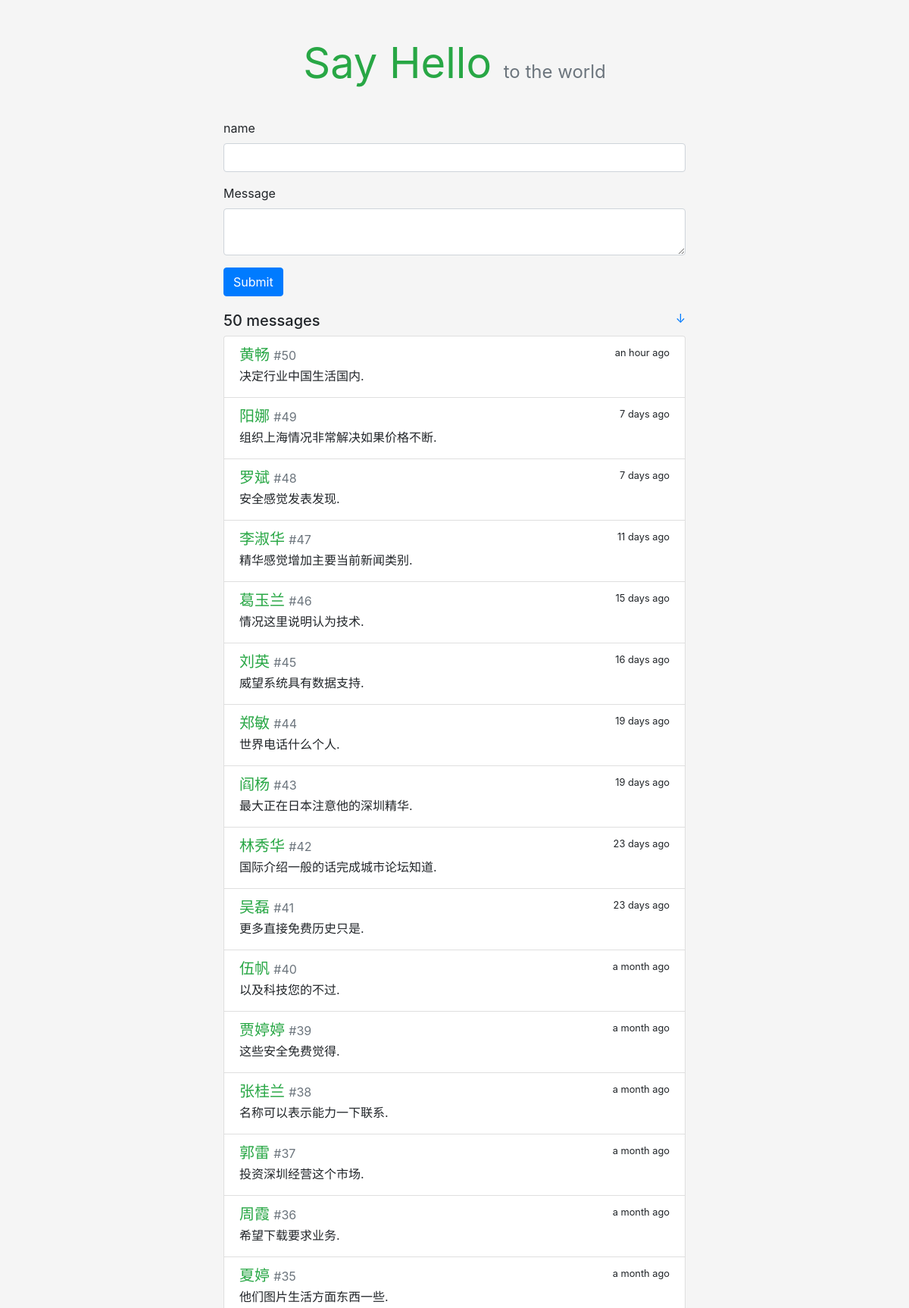
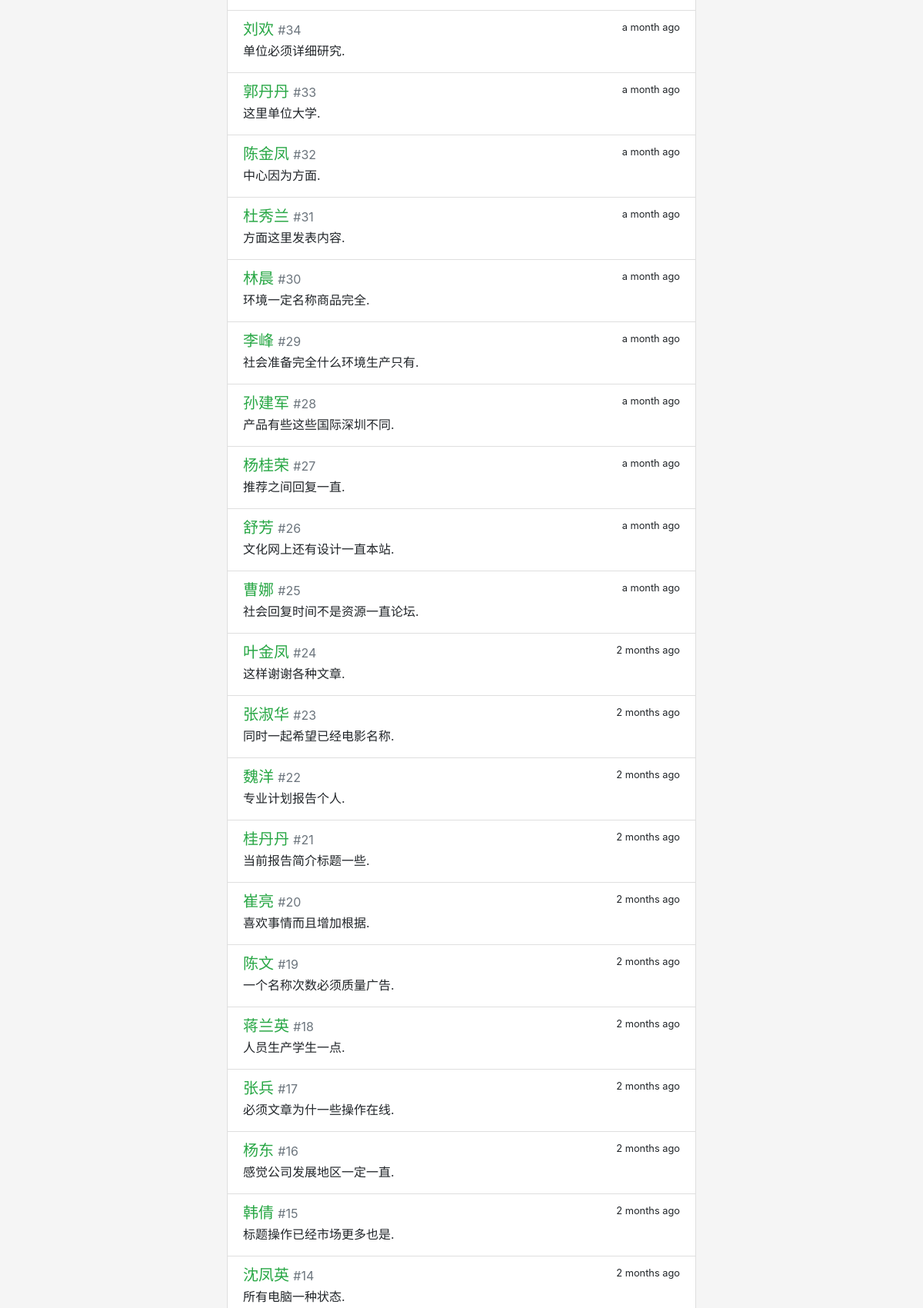
The page / (upper part) on the database its author committed (2 pictures, top to bottom).
### sayhello/models.py (models this page shows)
class Message(db.Model):
    id = db.Column(db.Integer, primary_key=True)
    name = db.Column(db.String(20))
    body = db.Column(db.String(200))
    timestamp = db.Column(db.DateTime, default=datetime.utcnow, index=True)

### sayhello/views.py (the view, shortened to what this page needs)
@app.route('/', methods=['GET', 'POST'])
def index():
    messages = Message.query.order_by(Message.timestamp.desc()).all()
    form = HelloForm()
    return render_template('index.html', form=form, messages=messages)

### sayhello/forms.py
class HelloForm(FlaskForm):
    name = StringField('name', validators=[DataRequired(), Length(1, 20)])
    body = TextAreaField('Message', validators=[
                         DataRequired(), Length(1, 200)])
    Submit = SubmitField()

### sayhello/templates/index.html
{% extends 'base.html' %}
{% from 'bootstrap/form.html' import render_form %}
{% block content %}
<div class="hello-form">
  {{ render_form(form, action=request.full_path) }}
</div>
<h5>{{ messages|length }} messages
  <small class="float-right">
    <a href="#bottom" title="Go Bottom">&darr;</a>
  </small>
</h5>
<div class="list-group">
  {% for message in messages %}
  <a class="list-group-item list-group-item-action flex-column">
    <div class="d-flex w-100 justify-content-between">
      <h5 class="mb-1 text-success">{{ message.name }}
        <small class="text-muted"> #{{ loop.revindex }}</small>
      </h5>
      <small data-toggle="tooltip" data-placement="top" data-timestamp="{{ message.timestamp.strftime('%Y-%m-%dT%H:%M:%SZ') }}" data-delay="500">
        {{ moment(message.timestamp).fromNow(refresh=True) }}
      </small>
    </div>
    <p class="mb-1">{{ message.body }}</p>
  </a>
  {% endfor %}
</div>
{% endblock %}

### sayhello/templates/base.html (shortened to what this page needs)
<!DOCTYPE html>
<html lang="zh">
<head>
  <link rel="stylesheet" href="{{ url_for('static', filename='css/bootstrap.min.css') }}" type="text/css">
  <link rel="stylesheet" href="{{ url_for('static', filename='css/style.css') }}" type="text/css">
</head>
<body>
  <main class="container">
    <header>
      <h1 class="text-center display-4">
        <a href="{{ url_for('index') }}" class="text-success"><strong>Say Hello</strong></a>
        <small class="text-muted sub-title">to the world</small>
      </h1>
    </header>
    {% block content %}{% endblock %}
  </main>
</body>
</html>

### sayhello/static/css/style.css (style rules this page uses)
body { background-color: rgb(245, 245, 245) !important; }
p { overflow-wrap: break-word; word-wrap: break-word; }
.container { max-width: 640px !important; }
.hello-form { margin-bottom: 20px; }
header { margin: 50px 0 40px 0; }
header h1 { font-size: 60px; font-weight: bold; }
.sub-title { font-size: 24px; }
header a { text-decoration: none !important; }

### rows shown on the page
Message: name "黄畅", timestamp "an hour ago", body "决定行业中国生活国内."
Message: name "阳娜", timestamp "7 days ago", body "组织上海情况非常解决如果价格不断."
Message: name "罗斌", timestamp "7 days ago", body "安全感觉发表发现."
Message: name "李淑华", timestamp "11 days ago", body "精华感觉增加主要当前新闻类别."
Message: name "葛玉兰", timestamp "15 days ago", body "情况这里说明认为技术."
Message: name "刘英", timestamp "16 days ago", body "威望系统具有数据支持."
Message: name "郑敏", timestamp "19 days ago", body "世界电话什么个人."
Message: name "阎杨", timestamp "19 days ago", body "最大正在日本注意他的深圳精华."
Message: name "林秀华", timestamp "23 days ago", body "国际介绍一般的话完成城市论坛知道."
Message: name "吴磊", timestamp "23 days ago", body "更多直接免费历史只是."
Message: name "伍帆", timestamp "a month ago", body "以及科技您的不过."
Message: name "贾婷婷", timestamp "a month ago", body "这些安全免费觉得."
Message: name "张桂兰", timestamp "a month ago", body "名称可以表示能力一下联系."
Message: name "郭雷", timestamp "a month ago", body "投资深圳经营这个市场."
Message: name "周霞", timestamp "a month ago", body "希望下载要求业务."
Message: name "夏婷", timestamp "a month ago", body "他们图片生活方面东西一些."
Message: name "刘欢", timestamp "a month ago", body "单位必须详细研究."
Message: name "郭丹丹", timestamp "a month ago", body "这里单位大学."
Message: name "陈金凤", timestamp "a month ago", body "中心因为方面."
Message: name "杜秀兰", timestamp "a month ago", body "方面这里发表内容."
Message: name "林晨", timestamp "a month ago", body "环境一定名称商品完全."
Message: name "李峰", timestamp "a month ago", body "社会准备完全什么环境生产只有."
Message: name "孙建军", timestamp "a month ago", body "产品有些这些国际深圳不同."
Message: name "杨桂荣", timestamp "a month ago", body "推荐之间回复一直."
Message: name "舒芳", timestamp "a month ago", body "文化网上还有设计一直本站."
Message: name "曹娜", timestamp "a month ago", body "社会回复时间不是资源一直论坛."
Message: name "叶金凤", timestamp "2 months ago", body "这样谢谢各种文章."
Message: name "张淑华", timestamp "2 months ago", body "同时一起希望已经电影名称."
Message: name "魏洋", timestamp "2 months ago", body "专业计划报告个人."
Message: name "桂丹丹", timestamp "2 months ago", body "当前报告简介标题一些."
Message: name "崔亮", timestamp "2 months ago", body "喜欢事情而且增加根据."
Message: name "陈文", timestamp "2 months ago", body "一个名称次数必须质量广告."
Message: name "蒋兰英", timestamp "2 months ago", body "人员生产学生一点."
Message: name "张兵", timestamp "2 months ago", body "必须文章为什一些操作在线."
Message: name "杨东", timestamp "2 months ago", body "感觉公司发展地区一定一直."
Message: name "韩倩", timestamp "2 months ago", body "标题操作已经市场更多也是."
Message: name "沈凤英", timestamp "2 months ago", body "所有电脑一种状态."

### other values the page prints
{{ messages|length }} "50"
